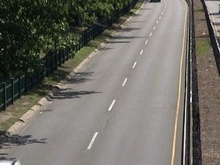
%> input picture HW1/in000470.jpg, 220 x 165 px, shrunk from 320 x 240 before the run
$ octave partC.m   (GNU Octave 9; MATLAB toolbox functions it lacks are replaced by stand-ins)
%> lines starting %> are read from the running program, lines starting %| are printed output that depends on the picture; in (x1, y1, x2, y2) boxes, pixels count from 0 and x2, y2 are one past the last pixel; in counts of white or black regions, pixels touching at a corner belong together; the program's own positions count from 1
### HW1/erosion.m
%Bar?? Can - 21501886
function binary_image = erosion ( source_image , struct_el )
    imdata = source_image;
    [row, column] = size(imdata);
    new_imdata = zeros(row, column);
    new_imdata = imdata;
    struct = zeros(struct_el, struct_el);
    new_struct = zeros(struct_el, struct_el);

    for k = 1:row
        for t = 1:column
            if (imdata(k, t) == 1)
                if (ceil(struct_el/2)-1) >= k
                    a = 1;
                elseif (ceil(struct_el/2)-1) < k
                    a = k - (ceil(struct_el/2)-1);
                end

                if (ceil(struct_el/2)-1) >= t
                    b = 1;
                elseif (ceil(struct_el/2)-1) < t
                    b = t - (ceil(struct_el/2)-1);
                end

                if (a+struct_el-1 > row && b+struct_el-1 > column)
                    struct(1:row-a+1, 1:column-b+1) = imdata(a:row, b:column);
                elseif (a+struct_el-1 < row && b+struct_el-1 > column)
                    struct(1:struct_el, 1:column-b+1) = imdata(a:a+struct_el-1, b:column);
                elseif (a+struct_el-1 > row && b+struct_el-1 < column)
                    struct(1:row-a+1, 1:struct_el) = imdata(a:row, b:b+struct_el-1);
                elseif (a+struct_el-1 <= row && b+struct_el-1 <= column)
                    struct(1:struct_el, 1:struct_el) = imdata(a:a+struct_el-1, b:b+struct_el-1);
                end

                %zero = all(struct, 'all');
                [row1, column1] = size(struct);
                flag=0;
                for k1 = 1:row1
                    for t1 = 1:column1
                        if (struct(k1, t1) == 0)
                            flag = 1;
                        end
                    end
                end

                if flag == 1 && (k > ceil(struct_el/2) -1 ) && (k  < row - ceil(struct_el/2)-1) && (t  > ceil(struct_el/2)-1) && (t  < column - ceil(struct_el/2)-1)
                    new_imdata(a:a+struct_el-1, b:b+struct_el-1) = new_struct;
                end
            end
        end
    end

    figure; imshow([source_image, new_imdata]);
    xlabel('Erosion Applied')
    imwrite(new_imdata,'hop.png');
end

### HW1/dilation.m
%Bar?? Can - 21501886
function binary_image = dilation ( source_image , struct_el )
    imdata = source_image;
    [row, column] = size(imdata);
    new_imdata = zeros(row, column);
    new_imdata = imdata;
    struct = zeros(struct_el, struct_el);
    new_struct = ones(struct_el);

    for k = 1:row
        for t = 1:column
            if (imdata(k, t) == 1)

                if (ceil(struct_el/2)-1) >= k
                    a = 1;
                elseif (ceil(struct_el/2)-1) < k
                    a = k - (ceil(struct_el/2)-1);
                end

                if (ceil(struct_el/2)-1) >= t
                    b = 1;
                elseif (ceil(struct_el/2)-1) < t
                    b = t - (ceil(struct_el/2)-1);
                end

                if (a+struct_el-1 > row && b+struct_el-1 > column)
                    struct(1:row-a+1, 1:column-b+1) = imdata(a:row, b:column);
                elseif (a+struct_el-1 < row && b+struct_el-1 > column)
                    struct(1:struct_el, 1:column-b+1) = imdata(a:a+struct_el-1, b:column);
                elseif (a+struct_el-1 > row && b+struct_el-1 < column)
                    struct(1:row-a+1, 1:struct_el) = imdata(a:row, b:b+struct_el-1);
                elseif (a+struct_el-1 <= row && b+struct_el-1 <= column)
                    struct(1:struct_el, 1:struct_el) = imdata(a:a+struct_el-1, b:b+struct_el-1);
                end

                %zero = any(struct, 'all');

                [row1, column1] = size(struct);
                flag=0;
                for k1 = 1:row1
                    for t1 = 1:column1
                        if (struct(k1, t1) == 1)
                            flag = 1;
                        end
                    end
                end

                if flag == 1 && (k > ceil(struct_el/2) -1 ) && (k  < row - ceil(struct_el/2)-1) && (t  > ceil(struct_el/2)-1) && (t  < column - ceil(struct_el/2)-1)
                    new_imdata(a:a+struct_el-1, b:b+struct_el-1) = new_struct;
                end
            end
        end
    end

    figure; imshow([source_image, new_imdata]);
    xlabel('Dilation Applied')
    imwrite(new_imdata,'hop.png');
end

### HW1/partC.m
%Bar?? Can - 21501886
hop1 = imread( 'in000470.jpg');
%> hop1 is the input picture: size 165x220x3 uint8; mean R, G, B 112, 109.6, 102.3
hop2 = imread( 'in000550.jpg');
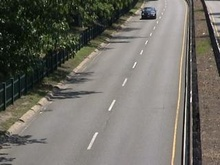
%> input picture HW1/in000550.jpg, 220 x 165 px, shrunk from 320 x 240 before the run
%> hop2 is the input picture: size 165x220x3 uint8; mean R, G, B 111.6, 109.3, 101.8
hop3 = imread( 'in000750.jpg');
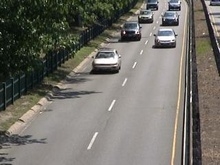
%> input picture HW1/in000750.jpg, 220 x 165 px, shrunk from 320 x 240 before the run
%> hop3 is the input picture: size 165x220x3 uint8; mean R, G, B 113.3, 111.1, 104
hop4 = imread( 'in000850.jpg');
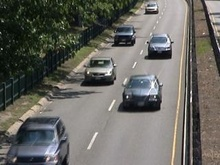
%> input picture HW1/in000850.jpg, 220 x 165 px, shrunk from 320 x 240 before the run
%> hop4 is the input picture: size 165x220x3 uint8; mean R, G, B 103.7, 102.8, 97.1
difference1 = hop1 - hop2;
difference2 = hop1 - hop3;
difference3 = hop1 - hop4;
figure; imshow([difference1, difference2, difference3]);
xlabel('Difference of 1-2, 1-3, 1-4')

red = difference1( :, :, 1 );    % first (red) band
green = difference1( :, :, 2 );  % second (green) band
blue = difference1( :, :, 3 );   % third (blue) band
gray1 = ((red+green+blue)/3);

red = difference2( :, :, 1 );    % first (red) band
green = difference2( :, :, 2 );  % second (green) band
blue = difference2( :, :, 3 );   % third (blue) band
gray2 = ((red+green+blue)/3);

red = difference3( :, :, 1 );    % first (red) band
green = difference3( :, :, 2 );  % second (green) band
blue = difference3( :, :, 3 );   % third (blue) band
gray3 = ((red+green+blue)/3);
normalizedImage1 = uint8(255*mat2gray(gray1));
normalizedImage2 = uint8(255*mat2gray(gray2));
normalizedImage3 = uint8(255*mat2gray(gray3));
figure; imshow([normalizedImage1, normalizedImage2, normalizedImage3]);
xlabel('Grayscales of 1-2, 1-3, 1-4')

BW1 = gray1 > 33;
%> BW1: size 165x220 logical; 0.84% white; 47 white regions (45 under 20 px), largest, box (x1, y1, x2, y2) and area: (139, 7, 157, 20) 163, (0, 160, 13, 165) 61
BW2 = gray2 > 30;
%> BW2: size 165x220 logical; 4.6% white; 62 white regions (51 under 20 px), largest, box (x1, y1, x2, y2) and area: (118, 14, 154, 42) 327, (89, 61, 121, 75) 297, (152, 31, 176, 49) 240
BW3 = gray3 > 58;
%> BW3: size 165x220 logical; 8.7% white; 56 white regions (42 under 20 px), largest, box (x1, y1, x2, y2) and area: (118, 79, 163, 113) 697, (17, 117, 59, 140) 502, (80, 69, 116, 87) 373
figure; imshow([BW1, BW2, BW3]);
xlabel('Binaries of 1-2, 1-3, 1-4')
erosion(BW1, 2);
%> after the loop in erosion, `for k = 1:row`: new_imdata: size 165x220 logical; 0.47% white; 3 white regions (1 under 20 px), largest, box (x1, y1, x2, y2) and area: (140, 7, 155, 19) 100, (0, 160, 12, 165) 57
%> after the loop in erosion, `for k = 1:row`: a = 165; b = 21; column1 = 2; flag = 1; row1 = 2; struct = [1 0; 1 1]
hop = imread( 'hop.png');
dilation(hop, 6);
%> after the loop in dilation, `for k = 1:row`: new_imdata: size 165x220 logical; 0.96% white; 3 white regions (1 under 20 px), largest, box (x1, y1, x2, y2) and area: (138, 5, 158, 22) 278, (0, 160, 12, 165) 57
%> after the loop in dilation, `for k = 1:row`: a = 163; b = 19; column1 = 6; struct = [0 0 0 0 0 0; 1 1 0 0 0 0; 1 1 1 0 0 0; 1 1 1 1 0 0; 1 1 1 1 1 1; 1 1 1 1 1 1]

erosion(BW2, 2);
%> call 2 of erosion, with struct_el = 2
%> after the loop in erosion (call 2), `for k = 1:row`:
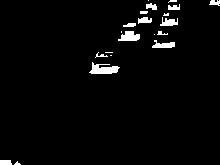
%> new_imdata: size 165x220 logical; 2.9% white; 21 white regions (8 under 20 px), largest, box (x1, y1, x2, y2) and area: (89, 62, 120, 74) 222, (118, 31, 140, 41) 157, (152, 40, 175, 48) 114
%> after the loop in erosion (call 2), `for k = 1:row`: a = 165; b = 21; column1 = 2; struct = [1 0; 1 1]
hop = imread( 'hop.png');
dilation(hop, 7);
%> after the loop in dilation (call 2), `for k = 1:row`: new_imdata: size 165x220 logical; 8.4% white; 5 white regions (1 under 20 px), largest, box (x1, y1, x2, y2) and area: (115, 0, 183, 51) 2095, (86, 49, 123, 77) 790, (206, 0, 220, 8) 102, (0, 160, 12, 165) 57

erosion(BW3, 2);
%> call 3 of erosion, with struct_el = 2
%> after the loop in erosion (call 3), `for k = 1:row`:
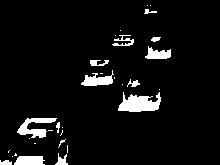
%> new_imdata: size 165x220 logical; 6% white; 31 white regions (18 under 20 px), largest, box (x1, y1, x2, y2) and area: (118, 92, 161, 112) 558, (17, 118, 57, 138) 375, (81, 70, 114, 86) 275
%> after the loop in erosion (call 3), `for k = 1:row`: a = 165; b = 68; column1 = 2; struct = [1 0; 1 0]
hop = imread( 'hop.png');
dilation(hop, 15);
%> call 3 of dilation, with struct_el = 15
%> after the loop in dilation (call 3), `for k = 1:row`:
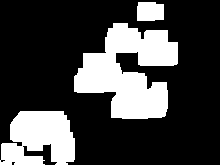
%> new_imdata: size 165x220 logical; 26.3% white; 3 white regions, box (x1, y1, x2, y2) and area: (74, 23, 178, 119) 5935, (0, 111, 75, 165) 3136, (137, 2, 164, 21) 484
%> after the loop in dilation (call 3), `for k = 1:row`: a = 158; b = 61; column1 = 15
%> in dilation (call 3), `imshow([source_image, new_imdata])`:
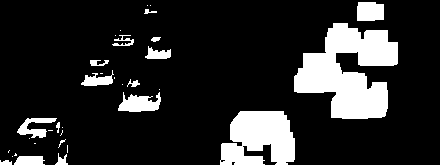
%> displayed picture: size 165x440 logical; 16.2% white; 34 white regions (18 under 20 px), largest, box (x1, y1, x2, y2) and area: (294, 23, 398, 119) 5935, (220, 111, 295, 165) 3136, (118, 92, 161, 112) 558
